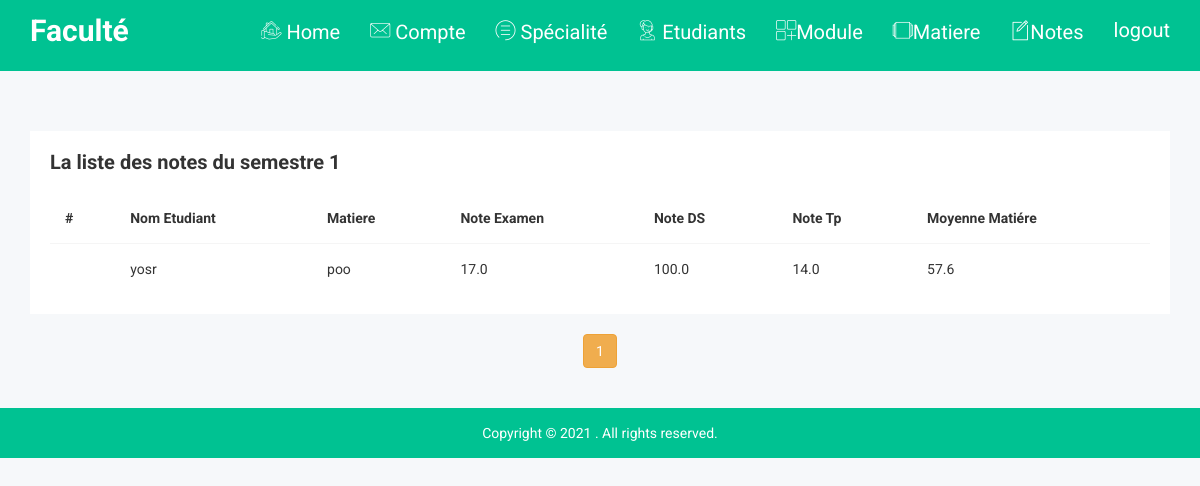
Page /s1notes (signed in) on the committed database.
### flaskgestion/models.py (models this page shows, shortened)
class S1Note(db.Model):
    id = db.Column(db.Integer, primary_key=True)
    NoteDs = db.Column(db.FLOAT, nullable=False)
    NoteExam = db.Column(db.FLOAT, nullable=False)
    NoteTp = db.Column(db.FLOAT, nullable=False)
    etudiant_id = db.Column(db.Integer, db.ForeignKey('etudiant.id'), nullable=False)
    matiere_id = db.Column(db.Integer, db.ForeignKey('matiere.id'), nullable=False)

class Etudiant(db.Model):
    id = db.Column(db.Integer, primary_key=True)
    numCin =db.Column(db.Integer,unique=True, nullable=False)
    nom = db.Column(db.String(20), nullable=False)
    prenom = db.Column(db.String(20), nullable=False)
    email = db.Column(db.String(100),unique=True, nullable=False)
    age = db.Column(db.Integer, nullable=False)
    niveau = db.Column(db.String(20), nullable=False)
    specialite_id = db.Column(db.Integer, db.ForeignKey('specialite.id'), nullable=False)
    s1notes = db.relationship('S1Note', cascade="all,delete", backref='EtudinatsS1Notes', lazy=True)
    s2notes = db.relationship('S2Note', cascade="all,delete", backref='EtudinatsS2Notes', lazy=True)

class Matiere(db.Model):
    id = db.Column(db.Integer, primary_key=True)
    nomMatiere = db.Column(db.String(100),unique=True ,nullable=False)
    coefficient = db.Column(db.Integer, nullable=False)
    description= db.Column(db.Text, nullable=False)
    module_id = db.Column(db.Integer, db.ForeignKey('module.id'), nullable=False)
    s1notes = db.relationship('S1Note', cascade="all,delete", backref='MatiéreS1Notes', lazy=True)
    s2notes = db.relationship('S2Note', cascade="all,delete", backref='MatiéreS2Notes', lazy=True)

### flaskgestion/routes.py (the view)
@app.route("/s1notes",  methods=['GET', 'POST'])
@login_required
def s1notes():
    form = S1NoteForm()
    matiere = request.form.get("matiere")
    users= User.query.all()
    modules= Module.query.all()
    etudiant = request.form.get("etudiant")
    etudiants= Etudiant.query.all()
    matieres= Matiere.query.all()
    if  request.method == "POST" and form.validate_on_submit():
        s1Note = S1Note(NoteDs=form.NoteDs.data, NoteExam=form.NoteExam.data, NoteTp=form.NoteTp.data, etudiant_id=etudiant, matiere_id=matiere, )
        db.session.add(s1Note)
        db.session.commit()
        flash(f'Nouvelle note est ajoutée pour la semestre 1 !', 'success')
        return redirect(url_for('s1notes'))
    page = request.args.get('page', 1, type=int)
    s1Notes = S1Note.query.order_by(S1Note.id.desc()).paginate(page=page, per_page=5)
    return render_template('notes1.html', title='Ajouter note semestre 1',users=users, form=form, matieres=matieres,etudiants=etudiants,s1Notes=s1Notes, modules=modules )

### flaskgestion/models.py (called while the page is built)
@login_manager.user_loader
def load_user(user_id):
    return User.query.get(int(user_id))

### flaskgestion/templates/notes1.html (shortened to what this page needs)
{% extends "navbar.html" %}
{% block content %}
<br><br>
<div class="normal-table-area">
    <div class="container">
        <div class="row">
            <div class="col-lg-12 col-md-12 col-sm-12 col-xs-12">
                <div class="normal-table-list">
                    <div class="basic-tb-hd">
                        <h2>La liste des notes du semestre 1</h2>
                    </div>
                    <div class="bsc-tbl">
                        <table class="table table-sc-ex">
                            <thead>
                                <tr>
                                    <th>#</th>
                                    <th>Nom Etudiant</th>
                                    <th>Matiere</th>
                                    <th>Note Examen</th>
                                    <th>Note DS</th>
                                    <th>Note Tp</th>
                                    <th>Moyenne Matiére</th>
                                </tr>
                            </thead>
                            <tbody>
                                {% for s1 in s1Notes.items %}
                                <tr>
                                    <td></td>
                                    <td>{{ s1.EtudinatsS1Notes.nom }}</td>
                                    {% for matiere in matieres %}
                                    {% if s1.matiere_id == matiere.id %}
                                    <td>{{ matiere.nomMatiere }}</td>
                                    {% endif %}
                                    {% endfor %}
                                    <td>{{ s1.NoteDs }}</td>
                                    <td>{{ s1.NoteExam }}</td>
                                    <td>{{ s1.NoteTp }}</td>
                                    <td> {{ s1.NoteExam * 0.5 + s1.NoteDs*0.2 + s1.NoteTp *0.3 }} </td>
                                </tr>
                                {% endfor %}
                            </tbody>
                        </table>
                    </div>
                </div>
            </div>
        </div>
        <br>
        <div>
            <ul class="wizard-nav-ac">
                {% for page_num in s1Notes.iter_pages(left_edge=1, right_edge=1, left_current=1, right_current=2) %}
                {% if page_num %}
                {% if s1Notes.page == page_num %}
                <a class="btn btn-warning mb-4" href="{{ url_for('s1notes', page=page_num) }}">{{ page_num }}</a>
                {% else %}
                <a class="btn btn-outline-lightblue mb-4" href="{{ url_for('s1notes', page=page_num) }}">{{ page_num
                    }}</a>
                {% endif %}
                {% else %}
                ...
                {% endif %}
                {% endfor %}
            </ul>
        </div>
    </div>
</div>
{% endblock content %}

### flaskgestion/static/css/main.css (style rules this page uses)
html { color: #222; font-size: 1em; line-height: 1.4; }

### rows in the picture
S1Note: EtudinatsS1Notes.nom "yosr", NoteDs "17.0", NoteExam "100.0", NoteTp "14.0", s1.NoteExam*0.5+s1.NoteDs*0.2+s1.NoteTp*0.3 "57.6"
Matiere: nomMatiere "poo"

### other values in the picture
{{ page_num }} "1"
